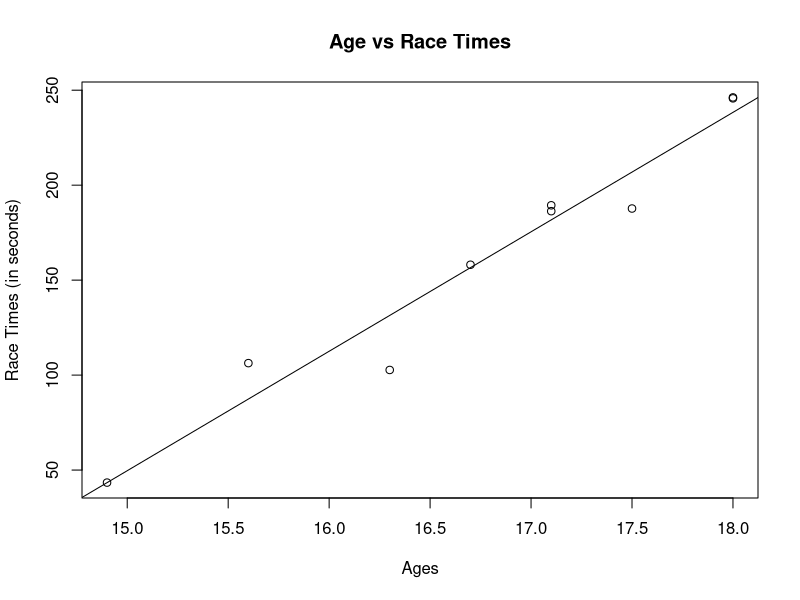

The R source for this figure:
ages <- c(17.5, 15.6, 16.3, 18, 18, 17.1, 17.1, 14.9, 16.7)
times <- c(187.7, 106.3, 102.7, 246.2, 245.7, 186.3, 189.4, 43.4, 158.1)

plot(ages,times, main="Age vs Race Times", xlab="Ages",ylab="Race Times (in seconds)")
abline(lm(times~ages))